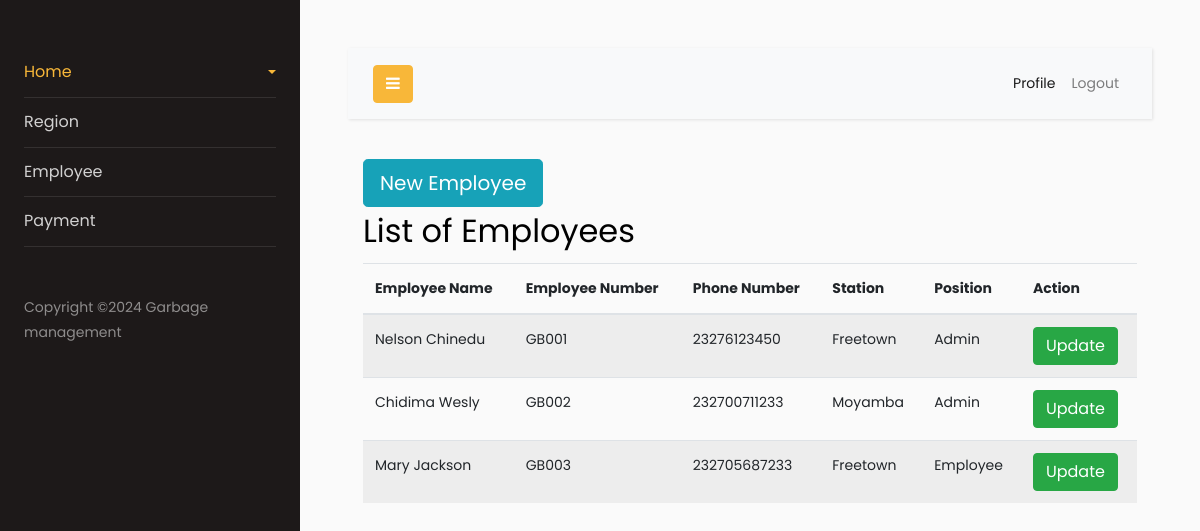
Screenshot of /Admin/employees.php (signed in) with the database file from the repository.
### tables this page shows
CREATE TABLE IF NOT EXISTS `employees` (
  `id` int(11) NOT NULL AUTO_INCREMENT,
  `fname` varchar(200) NOT NULL,
  `surname` varchar(200) NOT NULL,
  `phone` varchar(200) NOT NULL,
  `workstation` varchar(200) NOT NULL,
  `position` varchar(200) NOT NULL,
  `empno` varchar(200) NOT NULL,
  `password` varchar(200) NOT NULL,
  `addedby` varchar(200) NOT NULL,
  `status` varchar(200) NOT NULL,
  `date` timestamp NOT NULL DEFAULT current_timestamp(),
  PRIMARY KEY (`id`)
);

### Admin/employees.php (the view, shortened to what this page needs)
<?php include "header.php" ?>
<div class="container">
	<div class="d-inline">
		<button class="btn btn-info btn-lg" data-toggle="modal" data-target="#Add">
			New Employee
		</button>
	</div>
  <h2>List of Employees</h2>
  <table class="table table-striped">
    <thead>
      <tr>
        <th>Employee Name</th>
        <th>Employee Number</th>
        <th>Phone Number</th>
		<th>Station</th>
		<th>Position</th>
		<th>Action</th>
      </tr>
    </thead>
    <tbody>
	<?php
	$stmt = $conn->query('SELECT * FROM employees');
	while($row = $stmt->fetch()){
	?>
      <tr>
        <td><?php echo $row['fname']. " ".$row['surname']; ?></td>
        <td><?php echo $row['empno']; ?></td>
        <td><?php echo $row['phone']; ?></td>
		<td><?php echo $row['workstation']; ?></td>
		<td><?php echo $row['position']; ?></td>
		<td>
		<button type="button" id="<?php echo $row['empno']; ?>" class="btn btn-success" data-toggle="modal" data-target="#EmpUpdate" onclick="getid()" >Update</button>
		</td>
      </tr>
	<?php } ?>
    </tbody>
  </table>
</div>
<?php include "footer.php" ?>

### rows the page displays
employees: fname "Nelson", surname "Chinedu", empno "GB001", phone "23276123450", workstation "Freetown", position "Admin"
employees: fname "Chidima", surname "Wesly", empno "GB002", phone "232700711233", workstation "Moyamba", position "Admin"
employees: fname "Mary", surname "Jackson", empno "GB003", phone "232705687233", workstation "Freetown", position "Employee"
